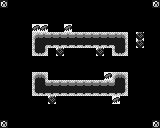

A level layout from a 2D game, rendered from its tile map. Below: a short description, then the map file with its tile-grid data intact:
An orthogonal 20x16 tile map with 8x8 px tiles, 3 tile layers (Background, Collision, Overlap).

<map version="1.0" orientation="orthogonal" renderorder="right-down" width="20" height="16" tilewidth="8" tileheight="8" nextobjectid="1">
 <tileset firstgid="1" name="char_sheet" tilewidth="8" tileheight="8" tilecount="1024">
  <image source="char_sheet.png" width="256" height="256" />
 </tileset>
 <layer name="Background" width="20" height="16">
  <data encoding="csv">
63,0,0,0,0,0,0,0,0,0,0,0,0,0,0,0,0,0,0,63,
0,0,0,0,0,0,0,0,0,0,0,0,0,0,0,0,0,0,0,0,
0,0,0,0,0,0,0,0,0,0,0,0,0,0,0,0,0,0,0,0,
0,0,0,0,0,0,0,0,0,0,0,0,0,0,0,0,0,0,0,0,
0,0,0,0,0,0,0,0,0,0,0,0,0,0,0,0,0,0,0,0,
0,0,0,0,0,0,0,0,0,0,0,0,0,0,0,0,0,0,0,0,
0,0,0,0,0,0,0,0,0,0,0,0,0,0,0,0,0,0,0,0,
0,0,0,0,0,0,0,0,0,0,0,0,0,0,0,0,0,0,0,0,
0,0,0,0,0,0,0,0,0,0,0,0,0,0,0,0,0,0,0,0,
0,0,0,0,0,0,0,0,0,0,0,0,0,0,0,0,0,0,0,0,
0,0,0,0,0,0,0,0,0,0,0,0,0,0,0,0,0,0,0,0,
0,0,0,0,0,0,0,0,0,0,0,0,0,0,0,0,0,0,0,0,
0,0,0,0,0,0,0,0,0,0,0,0,0,0,0,0,0,0,0,0,
0,0,0,0,0,0,0,0,0,0,0,0,0,0,0,0,0,0,0,0,
0,0,0,0,0,0,0,0,0,0,0,0,0,0,0,0,0,0,0,0,
63,0,0,0,0,0,0,0,0,0,0,0,0,0,0,0,0,0,0,63
</data>
 </layer>
 <layer name="Collision" width="20" height="16">
  <data encoding="csv">
0,0,0,0,0,0,0,0,0,0,0,0,0,0,0,0,0,0,0,0,
0,0,0,0,0,0,0,0,0,0,0,0,0,0,0,0,0,0,0,0,
0,0,0,0,0,0,0,0,0,0,0,0,0,0,0,0,0,0,0,0,
0,0,0,0,473,473,0,0,473,0,0,0,0,0,0,0,0,0,0,0,
0,0,0,0,411,412,412,412,412,412,412,412,412,412,412,413,0,441,0,0,
0,0,0,0,443,347,476,476,476,476,476,476,476,476,348,445,0,441,0,0,
0,0,0,0,475,477,0,441,0,0,0,0,441,0,475,477,0,0,0,0,
0,0,0,0,0,0,0,0,0,0,0,0,0,0,0,0,0,0,0,0,
0,0,0,0,0,0,0,0,0,0,0,0,0,0,0,0,0,0,0,0,
0,0,0,0,411,413,0,0,0,0,0,0,0,473,411,413,0,0,0,0,
0,0,0,0,443,379,412,412,412,412,412,412,412,412,380,445,0,0,0,0,
0,0,0,0,475,476,476,476,476,476,476,476,476,476,476,477,0,0,0,0,
0,0,0,0,0,0,441,0,0,0,0,0,0,0,473,0,0,0,0,0,
0,0,0,0,0,0,0,0,0,0,0,0,0,0,0,0,0,0,0,0,
0,0,0,0,0,0,0,0,0,0,0,0,0,0,0,0,0,0,0,0,
0,0,0,0,0,0,0,0,0,0,0,0,0,0,0,0,0,0,0,0
</data>
 </layer>
 <layer name="Overlap" width="20" height="16">
  <data encoding="csv">
0,0,0,0,0,0,0,0,0,0,0,0,0,0,0,0,0,0,0,0,
0,0,0,0,0,0,0,0,0,0,0,0,0,0,0,0,0,0,0,0,
0,0,0,0,0,0,0,0,0,0,0,0,0,0,0,0,0,0,0,0,
0,0,0,0,0,0,0,0,0,0,0,0,0,0,0,0,0,0,0,0,
0,0,0,0,0,0,0,0,0,0,0,0,0,0,0,0,0,0,0,0,
0,0,0,0,0,0,0,0,0,0,0,0,0,0,0,0,0,0,0,0,
0,0,0,0,0,0,0,0,0,0,0,0,0,0,0,0,0,0,0,0,
0,0,0,0,0,0,0,0,0,0,0,0,0,0,0,0,0,0,0,0,
0,0,0,0,0,0,0,0,0,0,0,0,0,0,0,0,0,0,0,0,
0,0,0,0,0,0,0,0,0,0,0,0,0,0,0,0,0,0,0,0,
0,0,0,0,0,0,0,0,0,0,0,0,0,0,0,0,0,0,0,0,
0,0,0,0,0,0,0,0,0,0,0,0,0,0,0,0,0,0,0,0,
0,0,0,0,0,0,0,0,0,0,0,0,0,0,0,0,0,0,0,0,
0,0,0,0,0,0,0,0,0,0,0,0,0,0,0,0,0,0,0,0,
0,0,0,0,0,0,0,0,0,0,0,0,0,0,0,0,0,0,0,0,
0,0,0,0,0,0,0,0,0,0,0,0,0,0,0,0,0,0,0,0
</data>
 </layer>
</map>
